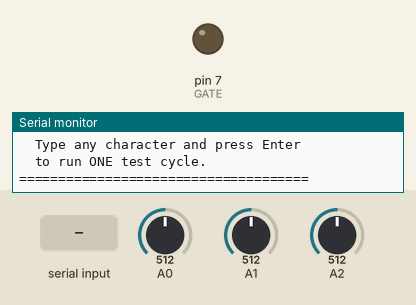
Recording of a sketch running on a simulated Arduino Uno, built with avr-gcc and run on an emulated ATmega328P. On the bench: output pins drawn as LEDs (lit = HIGH), the last lines printed to the serial monitor. The inputs (shaded band) are chosen by the test bench; at power-on: A0 = 512, A1 = 512, A2 = 512.

Above: at 1.2 s.
1.3 s: byte 30 received over Serial
At 1.45 s:
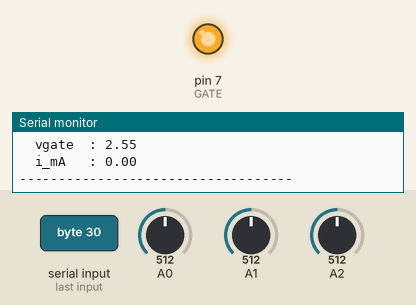
Timing chart, 0 to 4.3 s (numbered marks = the images above; inputs shaded):
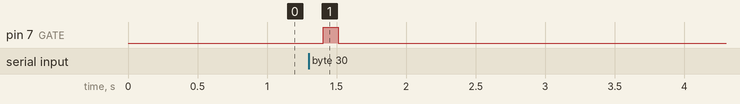

The sketch:

Transistors_check.ino
```cpp
const int GATE = 7;
const float VREF = 5.09;
const float RLOAD = 426.0;

void setup() {
  pinMode(GATE, OUTPUT);
  digitalWrite(GATE, LOW); // Ensure MOSFET is OFF at startup
  Serial.begin(115200);

  Serial.println("=====================================");
  Serial.println("  MOSFET TEST SYSTEM READY");
  Serial.println("  Type any character and press Enter");
  Serial.println("  to run ONE test cycle.");
  Serial.println("=====================================");
}

void loop() {
  // Wait for user to send a character from Serial Monitor
  if (Serial.available() > 0) {
    char cmd = Serial.read(); // Read the character to clear the buffer

    Serial.println("\n--- STARTING SINGLE TEST CYCLE ---");

    // ==========================================
    // STATE 1: MOSFET OFF
    // ==========================================
    digitalWrite(GATE, LOW);
    delay(100); // Let the gate fully discharge and ADC settle

    int r0_off = analogRead(A0);
    int r1_off = analogRead(A1);
    int r2_off = analogRead(A2);

    float vcap_off   = r0_off * VREF / 1023.0;
    float vdrain_off = r1_off * VREF / 1023.0;
    float vgate_off  = r2_off * VREF / 1023.0;
    float ima_off    = (vcap_off - vdrain_off) / RLOAD * 1000.0;

    Serial.println("STATE: OFF");
    Serial.print("  vcap   : "); Serial.println(vcap_off, 2);
    Serial.print("  vdrain : "); Serial.println(vdrain_off, 3);
    Serial.print("  vgate  : "); Serial.println(vgate_off, 2);
    Serial.print("  i_mA   : "); Serial.println(ima_off, 2);
    Serial.println("-----------------------------------");

    // ==========================================
    // STATE 2: MOSFET ON
    // ==========================================
    digitalWrite(GATE, HIGH);
    delay(100); // Let the gate fully charge and ADC settle

    int r0_on = analogRead(A0);
    int r1_on = analogRead(A1);
    int r2_on = analogRead(A2);

    float vcap_on   = r0_on * VREF / 1023.0;
    float vdrain_on = r1_on * VREF / 1023.0;
    float vgate_on  = r2_on * VREF / 1023.0;
    float ima_on    = (vcap_on - vdrain_on) / RLOAD * 1000.0;

    Serial.println("STATE: ON");
    Serial.print("  vcap   : "); Serial.println(vcap_on, 2);
    Serial.print("  vdrain : "); Serial.println(vdrain_on, 3);
    Serial.print("  vgate  : "); Serial.println(vgate_on, 2);
    Serial.print("  i_mA   : "); Serial.println(ima_on, 2);
    Serial.println("-----------------------------------");

    // ==========================================
    // STATE 3: SAFETY OFF
    // ==========================================
    digitalWrite(GATE, LOW);

    Serial.println("--- CYCLE COMPLETE ---");
    Serial.println("Type any character and press Enter to test again.\n");
  }
}
```

Measured:
- after the input at 1.3 s, pin 7 (GATE): LOW → HIGH after 0.11 s, → LOW 0.10 s later
